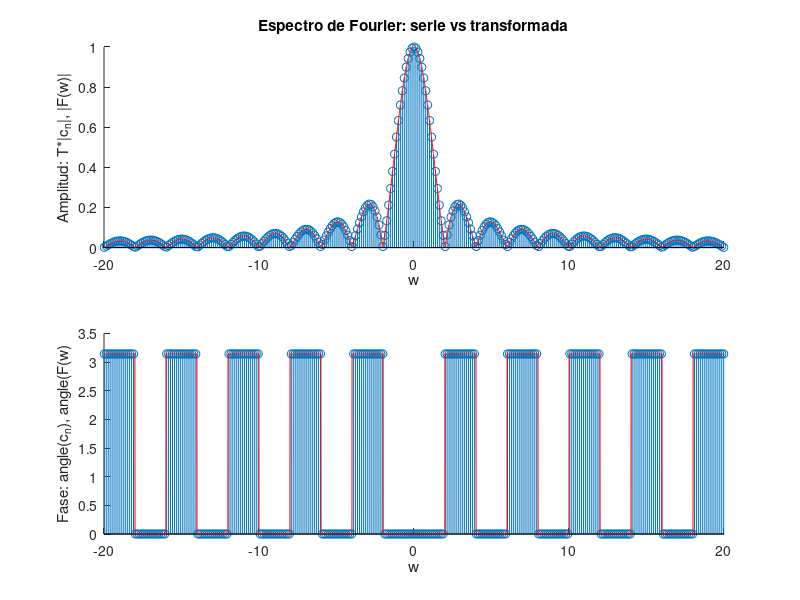

The MATLAB source for this figure:
%% Comparación de la serie y de la transformada de Fourier
% Aquí se está analizando un escalón entre -tau/2 y tau/2
% El escalón sería un f(t) = heaviside(t-tau/2)*heaviside(t+tau/2)
%
%                                  ^ f(t)
%                                  |
%                            ------1------
%                            .     |     .
%                            .     |     .
%                            .     |     .
% -----------|---------------|-----|-----|---------------|-------------> t
%          -T/2           -tau/2   0  +tau/2           +T/2

%% Parametros
wmax = 20;                      % frecuencia angular máxima para la T de F
T    = 50;                      % periodo para la serie de Fourier

dw = 2*pi/T;                    % incremento de n para la serie de Fourier
N = floor(wmax/dw);             % número de términos de la serie de Fourier
n = -N:N;
w = linspace(-wmax,+wmax,5000); % frecuencias angulares para la transformada

%% se define y calcula la serie y la tranformada de Fourier
tau = 1;                            % el escalón está entre -tau/2 y tau/2
c = @(n) (tau/T)*sinc(pi*n*tau/T);  % serie
F = @(w) tau*sinc(w*tau/2);         % transformada
cn = c(n);
Fw = F(w);

%% Se dibuja la serie vs la transformada de Fourier
figure
% espectro de amplitud
subplot(2,1,1);
hold on;
stem(dw*n,T*abs(cn));   
plot(w, abs(Fw),'r-');
xlabel('w');
ylabel('Amplitud: T*|c_n|, |F(w)|')
title('Espectro de Fourier: serie vs transformada')

% espectro de fase
subplot(2,1,2);
hold on;
stem(dw*n,angle(cn));
plot(w, angle(Fw),'r-');
xlabel('w');
ylabel('Fase: angle(c_n), angle(F(w)')

%% Bye, bye!